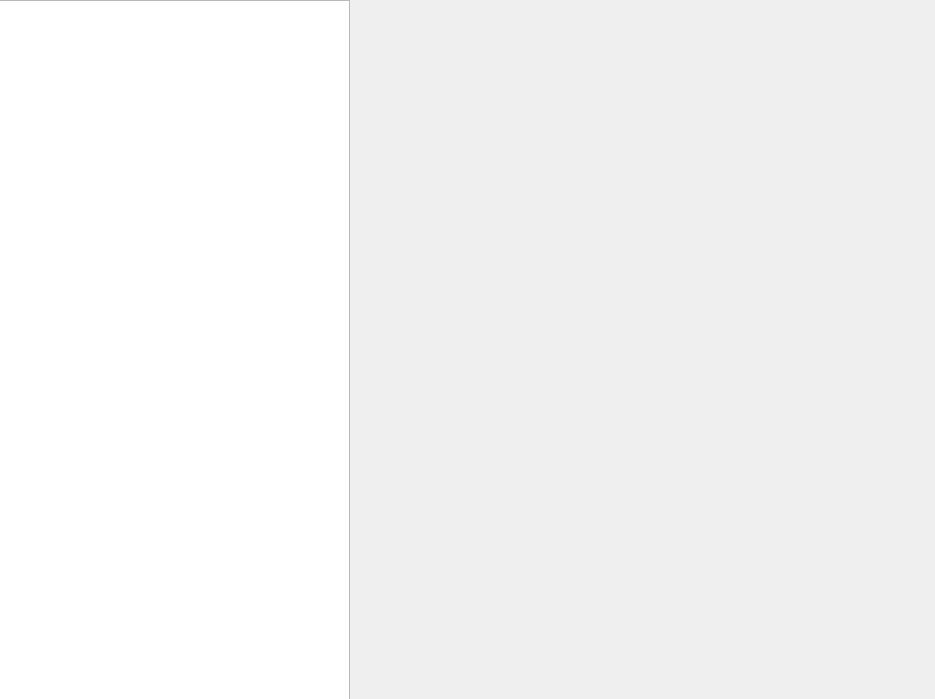
<?xml version="1.0" encoding="UTF-8"?>
<ui version="4.0">
 <class>Detail</class>
 <widget class="QWidget" name="Detail">
  <property name="geometry">
   <rect>
    <x>0</x>
    <y>0</y>
    <width>935</width>
    <height>699</height>
   </rect>
  </property>
  <property name="windowTitle">
   <string>Form</string>
  </property>
  <widget class="QTableWidget" name="bar_list">
   <property name="geometry">
    <rect>
     <x>-1</x>
     <y>0</y>
     <width>351</width>
     <height>700</height>
    </rect>
   </property>
  </widget>
 </widget>
 <resources/>
 <connections/>
</ui>
